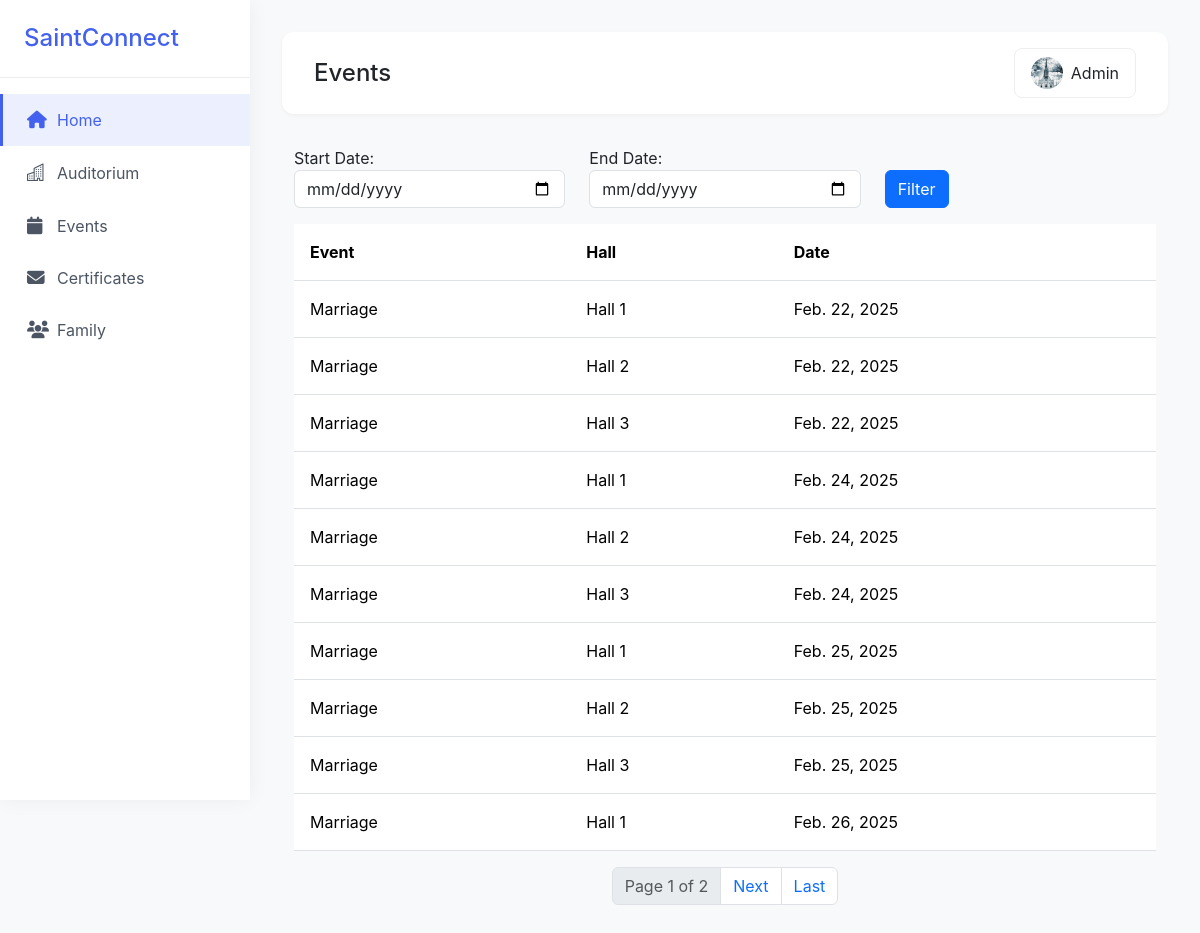
/approved_events/ (signed in), run on the app's committed database.
### app/models.py (models this page shows, shortened)
class UserProfile_Model(models.Model):
    GENDER_CHOICES = [
        ('Male', 'Male'),
        ('Female', 'Female'),
        ('Others', 'Others'),
    ]
    ROLE_CHOICES = [
        ('Member', 'Member'),
        ('Staff', 'Staff'),
        ('Youth', 'Youth'),
        ('Committee Member', 'Committee Member'),
        ('Choir', 'Choir'),
    ]
    name=models.CharField(max_length=100,null=True)
    house_name=models.ForeignKey(House_Name,on_delete=models.CASCADE,null=True,blank=True)
    address=models.TextField(null=True)
    age=models.PositiveIntegerField(null=True)
    email=models.EmailField(null=True)
    gender=models.CharField(max_length=100,choices=GENDER_CHOICES,null=True)
    profile_picture=models.FileField(upload_to='images',null=True,blank=True)
    phone_number=models.PositiveIntegerField(null=True)
    role=models.CharField(max_length=100,choices=ROLE_CHOICES,null=True)
    date_of_birth=models.DateField(null=True,blank=True)
    user=models.OneToOneField(User,on_delete=models.CASCADE)
    created_date=models.DateField(auto_now_add=True)
    updated_date=models.DateField(auto_now=True)
    is_active=models.BooleanField(default=True)

class Event(models.Model):
    user=models.ForeignKey(User,on_delete=models.CASCADE)
    hall=models.ForeignKey(Auditorium,on_delete=models.CASCADE)
    event_name=models.CharField(max_length=100,null=True,blank=True)
    description=models.TextField(null=True,blank=True)
    date=models.DateField(null=True,blank=True)
    created_at = models.DateTimeField(auto_now_add=True,null=True, blank=True)
    updated_at = models.DateTimeField(auto_now=True,null=True, blank=True)
    is_approved = models.BooleanField(default=False)

class Auditorium(models.Model):
    name=models.CharField(max_length=100)
    def __str__(self):
        return self.name

### app/views.py (the view, shortened to what this page needs)
# urls.py: path('approved_events/', Approved_Event_View.as_view(),name='approved_events'),
@method_decorator(Login_required,name='dispatch')
class Approved_Event_View(View):
    def get(self, request, *args, **kwargs):
        start_date = request.GET.get('start_date', '')
        end_date = request.GET.get('end_date', '')
        datas = Event.objects.filter(is_approved=True)
        paginator = Paginator(datas, 10)
        page_number = request.GET.get('page')
        page_obj = paginator.get_page(page_number)
        data = get_object_or_404(UserProfile_Model, user=request.user)
        return render(request, 'approved_events.html', {
            'datas': page_obj,
            'user': data,
            'data': data,
            'start_date': start_date.strftime("%Y-%m-%d") if start_date else '',
            'end_date': end_date.strftime("%Y-%m-%d") if end_date else '',
        })

### app/views.py (called while the page is built)
def Login_required(fn):
    def wrapper(request,*args,**kwargs):
        if not request.user.is_authenticated:
            return redirect('login')
        else:
            return fn(request,*args,**kwargs)
    return wrapper

### app/templates/approved_events.html (shortened to what this page needs)
<!DOCTYPE html>
<html lang="en">
<head>
    <link href="https://cdnjs.cloudflare.com/ajax/libs/bootstrap/5.3.2/css/bootstrap.min.css" rel="stylesheet">
    <link href="https://cdnjs.cloudflare.com/ajax/libs/font-awesome/6.4.0/css/all.min.css" rel="stylesheet">
    <link rel="stylesheet" href="https://cdn.jsdelivr.net/npm/bootstrap-icons@1.11.3/font/bootstrap-icons.min.css">
</head>
<body>
    <div class="sidebar">
        <div class="sidebar-logo">
            <a class="sidebar-a" href="{% url 'home' %}">
                <h4 class="m-0" style="color: var(--primary-color)">SaintConnect</h4>
            </a>
        </div>
        <div class="sidebar-menu">
            <a href="{% url 'user' %}" class="active"><i class="fas fa-home"></i> Home</a>
            <a href="{% url 'event_add' %}"><i class="bi bi-buildings"></i> Auditorium</a>
            <a href="{% url 'approved_events' %}"><i class="fas fa-calendar"></i> Events</a>
            <a href="{% url 'certificate' %}"><i class="fas fa-envelope"></i> Certificates</a>
            <a href="{% url 'family' %}"><i class="fas fa-users"></i> Family</a>
        </div>
    </div>
    <div class="main-content">
        <div class="top-bar d-flex justify-content-between align-items-center">
            <div class="d-flex align-items-center gap-3">
                <h4 class="m-0">Events</h4>
            </div>
            <div class="profile-dropdown dropdown">
                <button class="btn dropdown-toggle d-flex align-items-center gap-2" type="button"
                    data-bs-toggle="dropdown">
                    {% if data.profile_picture %}
                    <div style="background-image: url('{{ data.profile_picture.url }}')" alt="Profile"
                        class="profile-img"></div>
                    <span>{{request.user}}</span>
                    {% else %}
                    <div style="border: 1px solid black;" alt="Profile" class="profile-img"></div>
                    <span>{{request.user}}</span>
                    {% endif %}
                </button>
            </div>
        </div>
        <div class="container">
            <form method="GET" class="mb-3">
                <div class="row">
                    <div class="col-md-4">
                        <label for="start_date">Start Date:</label>
                        <input type="date" id="start_date" name="start_date" class="form-control" value="{{ start_date }}">
                    </div>
                    <div class="col-md-4">
                        <label for="end_date">End Date:</label>
                        <input type="date" id="end_date" name="end_date" class="form-control" value="{{ end_date }}">
                    </div>
                    <div class="col-md-4 d-flex align-items-end">
                        <button type="submit" class="btn btn-primary">Filter</button>
                    </div>
                </div>
            </form>
            <div class="table-responsive">
                {% if datas %}
                    <table class="table">
                        <thead>
                            <tr>
                                <th>Event</th>
                                <th>Hall</th>
                                <th>Date</th>
                            </tr>
                        </thead>
                        <tbody>
                            {% for i in datas %}
                                <tr>
                                    <td>{{ i.event_name }}</td>
                                    <td>{{ i.hall }}</td>
                                    <td>{{ i.date }}</td>
                                </tr>
                            {% endfor %}
                        </tbody>
                    </table>
                {% else %}
                    <p class="text-center text-muted">No events available.</p>
                {% endif %}
            </div>
            <nav>
                <ul class="pagination justify-content-center">
                    <li class="page-item disabled">
                        <span class="page-link">Page {{ datas.number }} of {{ datas.paginator.num_pages }}</span>
                    </li>
                    {% if datas.has_next %}
                        <li class="page-item">
                            <a class="page-link" href="?page={{ datas.next_page_number }}&start_date={{ start_date }}&end_date={{ end_date }}">Next</a>
                        </li>
                        <li class="page-item">
                            <a class="page-link" href="?page={{ datas.paginator.num_pages }}&start_date={{ start_date }}&end_date={{ end_date }}">Last</a>
                        </li>
                    {% endif %}
                </ul>
            </nav>
        </div>
    </div>
</body>
</html>

### app/templates/approved_events.html (style rules this page uses)
:root { --primary-color: #4361ee; --sidebar-width: 250px; --transition-speed: 0.3s; }
body { background-color: #f8f9fa; min-height: 100vh; font-family: 'Inter', sans-serif; }
.sidebar { width: var(--sidebar-width); background: #fff; position: fixed; top: 0; left: 0; height: 100vh; box-shadow: 0 0 20px rgba(0, 0, 0, 0.05); z-index: 1000; transition: transform var(--transition-speed); }
.sidebar-logo { padding: 1.5rem; border-bottom: 1px solid #eee; }
.sidebar-menu { padding: 1rem 0; }
.sidebar-menu a { padding: 0.875rem 1.5rem; color: #4b5563; text-decoration: none; display: flex; align-items: center; transition: all var(--transition-speed); border-left: 3px solid transparent; }
.sidebar-menu a.active { background: rgba(67, 97, 238, 0.1); color: var(--primary-color); border-left-color: var(--primary-color); }
.sidebar-menu i { width: 20px; margin-right: 10px; font-size: 1.1rem; }
.main-content { margin-left: var(--sidebar-width); padding: 2rem; transition: margin var(--transition-speed); }
.top-bar { background: white; padding: 1rem 2rem; box-shadow: 0 2px 4px rgba(0, 0, 0, 0.04); margin-bottom: 2rem; border-radius: 0.75rem; }
.profile-dropdown .dropdown-toggle { padding: 0.5rem 1rem; border: 1px solid #eee; border-radius: 0.5rem; }
.profile-dropdown .dropdown-toggle::after { display: none; }
.profile-img { width: 32px; height: 32px; border-radius: 50%; object-fit: cover; background-size: cover; background-position: center; }
.table> :not(caption)>*>* { padding: 1rem 1rem; }
.sidebar-a { text-decoration: none; }

### data on the page
UserProfile_Model: profile_picture (picture)
Event: event_name "Marriage", hall "Hall 1", date "Feb. 22, 2025"
Event: event_name "Marriage", hall "Hall 2", date "Feb. 22, 2025"
Event: event_name "Marriage", hall "Hall 3", date "Feb. 22, 2025"
Event: event_name "Marriage", hall "Hall 1", date "Feb. 24, 2025"
Event: event_name "Marriage", hall "Hall 2", date "Feb. 24, 2025"
Event: event_name "Marriage", hall "Hall 3", date "Feb. 24, 2025"
Event: event_name "Marriage", hall "Hall 1", date "Feb. 25, 2025"
Event: event_name "Marriage", hall "Hall 2", date "Feb. 25, 2025"
Event: event_name "Marriage", hall "Hall 3", date "Feb. 25, 2025"
Event: event_name "Marriage", hall "Hall 1", date "Feb. 26, 2025"

### other printed values
{{ request.user }} "Admin"
{{ datas.number }} "1"
{{ datas.paginator.num_pages }} "2"
